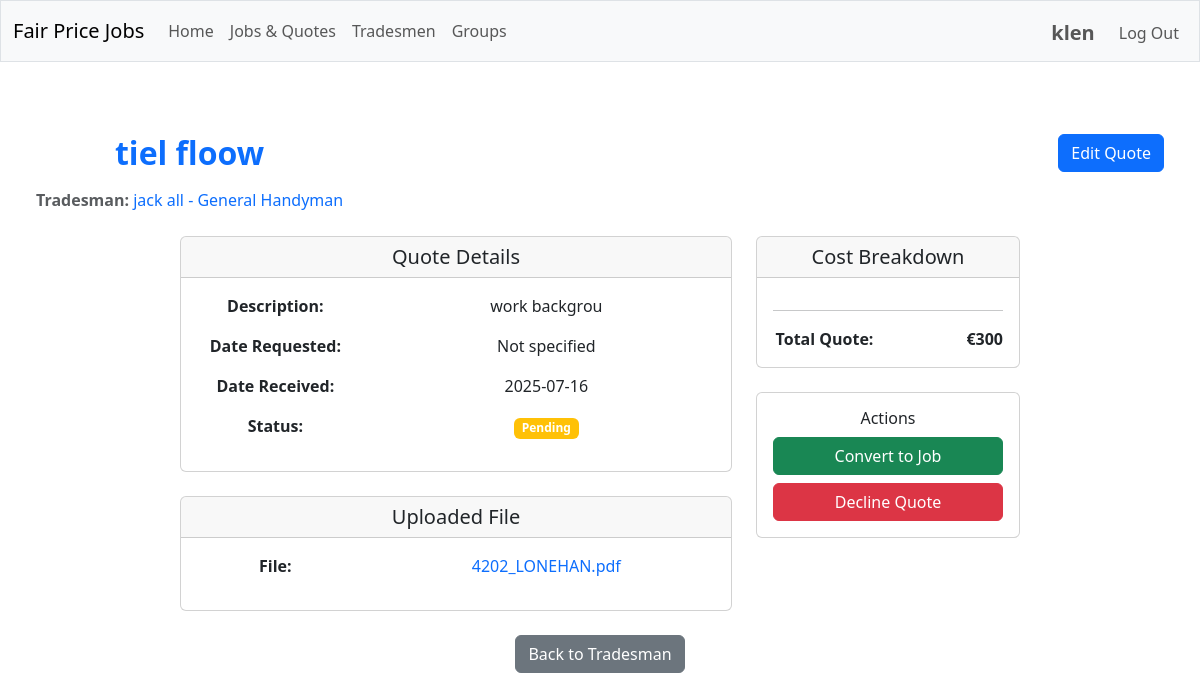
The page /view_quote/3 (signed in) on the database its author committed.
### tables this page shows
CREATE TABLE users (
    id INTEGER PRIMARY KEY AUTOINCREMENT,
    username TEXT NOT NULL UNIQUE,
    firstname TEXT NOT NULL,
    lastname TEXT NOT NULL,
    email TEXT NOT NULL UNIQUE,
    postcode TEXT NOT NULL,
    hash TEXT NOT NULL
);

CREATE TABLE jobs (
    id INTEGER PRIMARY KEY AUTOINCREMENT,
    user_id INTEGER NOT NULL,
    tradesman_id INTEGER NOT NULL,
    type TEXT NOT NULL CHECK (type IN ('job', 'quote')) DEFAULT 'job',
    date_started TEXT,
    date_finished TEXT,
    date_requested TEXT,
    date_received TEXT,
    title TEXT NOT NULL,
    description TEXT NOT NULL,
    call_out_fee INTEGER NULL,
    materials_fee INTEGER NULL,
    hourly_rate INTEGER NULL,
    hours_worked REAL NULL,
    hours_estimated REAL NULL,
    daily_rate INTEGER NULL,
    days_worked REAL NULL,
    days_estimated REAL NULL,
    total_cost INTEGER NULL CHECK (total_cost IS NULL OR total_cost >= 0),
    total_quote INTEGER NULL CHECK (total_quote IS NULL OR total_quote >= 0),
    rating INTEGER NULL CHECK (rating IS NULL OR (rating >= 1 AND rating <= 5)),
    status TEXT CHECK (status IN ('pending', 'accepted', 'declined')) DEFAULT 'pending',
    quote_file TEXT NULL,
    job_file TEXT NULL,
    FOREIGN KEY (tradesman_id) REFERENCES tradesmen (id) ON DELETE CASCADE
);

CREATE TABLE tradesmen (
    id INTEGER PRIMARY KEY AUTOINCREMENT,
    trade TEXT NOT NULL,
    first_name TEXT,
    family_name TEXT NOT NULL,
    company_name TEXT,
    address TEXT NOT NULL,
    postcode TEXT NOT NULL,
    phone_number TEXT NOT NULL,
    email TEXT
);

### app/routes/jobs.py (the view)
@jobs_bp.route('/view_quote/<int:quote_id>')
@login_required
def view_quote(quote_id: int) -> Union[str, Response]:
    quote = job_service.get_job_by_id(quote_id)
    if not quote or quote['type'] != 'quote':
        flash("Quote not found.", "error")
        return redirect(url_for("search.search_tradesmen"))
    can_edit = job_service.can_user_edit_job(session["user_id"], quote_id)
    return render_template("view_quote.html", quote=quote, can_edit=can_edit)

### app/helpers.py (called while the page is built)
def login_required(f: Callable) -> Callable:
    @wraps(f)
    def decorated_function(*args: Any, **kwargs: Any) -> Union[Response, Any]:
        if session.get("user_id") is None:
            return redirect("/login")
        return f(*args, **kwargs)
    return decorated_function

### app/services/database.py (called while the page is built)
def get_db_service() -> DatabaseService:
    return db_service

    def get_connection(self):
        if self.database_path is None:
            raise ValueError("Database path is not configured")
        try:
            if not hasattr(g, '_database'):
                g._database = sqlite3.connect(self.database_path, isolation_level=None)
                g._database.row_factory = sqlite3.Row
                g._database.execute("PRAGMA foreign_keys = ON")
            return g._database
        except RuntimeError:
            if not hasattr(self, '_test_connection'):
                self._test_connection = sqlite3.connect(self.database_path, isolation_level=None)
                self._test_connection.row_factory = sqlite3.Row
                self._test_connection.execute("PRAGMA foreign_keys = ON")
            return self._test_connection

    def close_connection(self):
        try:
            if hasattr(g, '_database'):
                g._database.close()
                delattr(g, '_database')
        except RuntimeError:
            if hasattr(self, '_test_connection'):
                self._test_connection.close()
                delattr(self, '_test_connection')

    @contextmanager
    def get_cursor(self):
        conn = self.get_connection()
        cursor = conn.cursor()
        try:
            yield cursor
        except Exception as e:
            logger.error(f"Database error: {e}")
            conn.rollback()
            raise
        finally:
            cursor.close()

    def execute_single_query(self, query: str, params: Tuple = ()) -> Optional[Dict[str, Any]]:
        with self.get_cursor() as cursor:
            cursor.execute(query, params)
            row = cursor.fetchone()
            if row:
                columns = [column[0] for column in cursor.description]
                return dict(zip(columns, row))
            return None

### app/services/job_service.py (called while the page is built)
    def can_user_edit_job(self, user_id: int, job_id: int) -> bool:
        query = "SELECT 1 FROM jobs WHERE id = ? AND user_id = ?"
        result = self.db.execute_single_query(query, (job_id, user_id))
        return result is not None

### templates/view_quote.html (shortened to what this page needs)
{% extends "layout.html" %}
{% block main %}
<div class="container-fluid p-4">
    <div class="row mb-4">
        <div class="col">
            <div class="d-flex justify-content-between align-items-start">
                <div>
                    <h2 class="text-primary fw-bold mb-3">{{ quote.title }}</h2>
                    <p class="text-muted mb-0">
                        <strong>Tradesman:</strong>
                        <a href="{{ url_for('tradesmen.view_tradesman', tradesman_id=quote.tradesman_id) }}" class="text-decoration-none">
                            {{ quote.tradesman_name }} - {{ quote.trade }}
                        </a>
                    </p>
                </div>
                {% if can_edit %}
                <div>
                    <a href="{{ url_for('jobs.edit_quote', quote_id=quote.id) }}" class="btn btn-primary">
                         Edit Quote
                    </a>
                </div>
                {% endif %}
            </div>
        </div>
    </div>
    <div class="row justify-content-center">
        <div class="col-md-6">
            <div class="card mb-4">
                <div class="card-header">
                    <h5 class="mb-0">Quote Details</h5>
                </div>
                <div class="card-body">
                    <div class="row mb-3">
                        <div class="col-sm-4"><strong>Description:</strong></div>
                        <div class="col-sm-8">{{ quote.description }}</div>
                    </div>
                    <div class="row mb-3">
                        <div class="col-sm-4"><strong>Date Requested:</strong></div>
                        <div class="col-sm-8">{{ quote.date_requested if quote.date_requested else 'Not specified' }}</div>
                    </div>
                    <div class="row mb-3">
                        <div class="col-sm-4"><strong>Date Received:</strong></div>
                        <div class="col-sm-8">{{ quote.date_received if quote.date_received else 'Not specified' }}</div>
                    </div>
                    <div class="row mb-3">
                        <div class="col-sm-4"><strong>Status:</strong></div>
                        <div class="col-sm-8">
                            <span class="badge bg-{% if quote.status == 'accepted' %}success{% elif quote.status == 'declined' %}danger{% else %}warning{% endif %}">
                                {{ quote.status|title }}
                            </span>
                        </div>
                    </div>
                </div>
            </div>
            {% if quote.quote_file %}
            <div class="card mb-4">
                <div class="card-header">
                    <h5 class="mb-0">Uploaded File</h5>
                </div>
                <div class="card-body">
                    <div class="row mb-3">
                        <div class="col-sm-4"><strong>File:</strong></div>
                        <div class="col-sm-8">
                            {% set filename_parts = quote.quote_file.split('_', 1) %}
                            {% set original_filename = filename_parts[1] if filename_parts|length > 1 else quote.quote_file %}
                            <a href="{{ url_for('main.uploaded_file', filename=quote.quote_file) }}" target="_blank" class="text-decoration-none">
                                 {{ original_filename }}
                            </a>
                        </div>
                    </div>
                </div>
            </div>
            {% endif %}
        </div>
        <div class="col-md-3">
            <div class="card mb-4">
                <div class="card-header">
                    <h5 class="mb-0">Cost Breakdown</h5>
                </div>
                <div class="card-body">
                    <hr>
                    <div class="row mb-0">
                        <div class="col-6"><strong>Total Quote:</strong></div>
                        <div class="col-6 text-end"><strong>€{{ quote.total_quote }}</strong></div>
                    </div>
                </div>
            </div>
            {% if quote.status == 'pending' %}
            <div class="card">
                <div class="card-body">
                    <h6 class="card-title">Actions</h6>
                    <form method="post" action="{{ url_for('jobs.convert_quote_to_job', quote_id=quote.id) }}" class="mb-2">
                        <button type="submit" class="btn btn-success w-100" onclick="return confirm('Are you sure you want to convert this quote to a job?')">
                            Convert to Job
                        </button>
                    </form>
                    <form method="post" action="{{ url_for('jobs.reject_quote', quote_id=quote.id) }}">
                        <button type="submit" class="btn btn-danger w-100" onclick="return confirm('Are you sure you want to decline this quote?')">
                            Decline Quote
                        </button>
                    </form>
                </div>
            </div>
            {% endif %}
        </div>
    </div>
    <div class="row">
        <div class="col">
            <a href="{{ url_for('tradesmen.view_tradesman', tradesman_id=quote.tradesman_id) }}" class="btn btn-secondary">
                Back to Tradesman
            </a>
        </div>
    </div>
</div>
{% endblock %}

### templates/layout.html (shortened to what this page needs)
<!DOCTYPE html>
<html lang="en">
    <head>
        <link href="https://cdn.jsdelivr.net/npm/bootstrap@5.3.0/dist/css/bootstrap.min.css" rel="stylesheet">
        <link rel="stylesheet" href="{{ url_for('static', filename='css/custom.css') }}">
    </head>
    <body>
        <nav class="navbar navbar-expand-md navbar-light bg-light border">
            <div class="container-fluid">
                <a class="navbar-brand mb-0 align-items-center" href="/">Fair Price Jobs</a>
                <div class="collapse navbar-collapse" id="navbarNav">
                    {% if session.user_id %}
                        <ul class="navbar-nav me-auto mb-2 mb-lg-0">
                            <li class="nav-item">
                                <a class="nav-link" href="{{ url_for('main.index') }}">Home</a>
                            </li>
                            <li class="nav-item">
                                <a class="nav-link" href="{{ url_for('search.search_jobs_quotes') }}">Jobs & Quotes</a>
                            </li>
                            <li class="nav-item">
                                <a class="nav-link" href="{{ url_for('search.search_tradesmen') }}">Tradesmen</a>
                            </li>
                            <li class="nav-item">
                                <a class="nav-link" href="{{ url_for('groups.search_groups') }}">Groups</a>
                            </li>
                        </ul>
                        <ul class="navbar-nav ms-auto mt-1 align-items-center">
                            <li class="nav-item me-3">
                                <a class="nav-link fs-5 fw-bold p-0" href="{{ url_for('profile.user_profile', user_id=session.user_id) }}">{{ session.username }}</a>
                            </li>
                            <li class="nav-item">
                                <a class="nav-link" href="/logout">Log Out</a>
                            </li>
                        </ul>
                    {% endif %}
                </div>
            </div>
        </nav>
        <main class="container-fluid py-5 text-center">
            {% block main %}{% endblock %}
        </main>
    </body>
</html>

### rows shown on the page
users: username "klen"
jobs: title "tiel floow", description "work backgrou", date_received "2025-07-16", status "Pending", total_quote "300"
tradesmen: trade "General Handyman"

### other values the page prints
{{ quote.tradesman_name }} "jack all"
{{ quote.date_requested if quote.date_requested else 'Not specified' }} "Not specified"
{{ original_filename }} "4202_LONEHAN.pdf"
